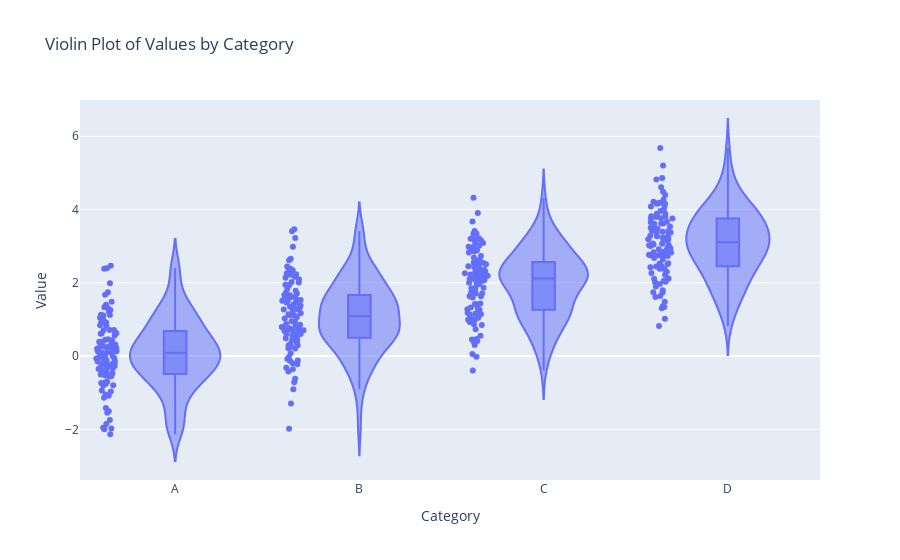

The notebook cell this image was saved under:
### Code cell
import plotly.express as px
import pandas as pd
import numpy as np

# Sample data
np.random.seed(10)
data = pd.DataFrame({
    'Category': np.repeat(['A', 'B', 'C', 'D'], 100),
    'Value': np.concatenate([np.random.normal(loc, 1, 100) for loc in [0, 1, 2, 3]])
})

# Create the violin plot
fig = px.violin(data, x='Category', y='Value', box=True, points='all', title='Violin Plot of Values by Category')

# Show the plot
fig.show()

### Figure 1 — Plotly figure (JSON) as saved in the notebook; plotly's stock layout.template omitted (floating-point values rounded to 4 significant figures; data arrays with more than 128 entries replaced by an {"elided": "..."} marker saying what was removed)
{"data": [{"alignmentgroup": "True", "box": {"visible": true}, "hovertemplate": "Category=%{x}<br>Value=%{y}<extra></extra>", "legendgroup": "", "marker": {"color": "#636efa"}, "name": "", "offsetgroup": "", "orientation": "v", "points": "all", "scalegroup": "True", "showlegend": false, "type": "violin", "x": {"elided": "400 str values"}, "x0": " ", "xaxis": "x", "y": {"elided": "400 float values"}, "y0": " ", "yaxis": "y"}], "layout": {"legend": {"tracegroupgap": 0}, "title": {"text": "Violin Plot of Values by Category"}, "violinmode": "group", "xaxis": {"anchor": "y", "domain": [0, 1], "title": {"text": "Category"}}, "yaxis": {"anchor": "x", "domain": [0, 1], "title": {"text": "Value"}}}}
